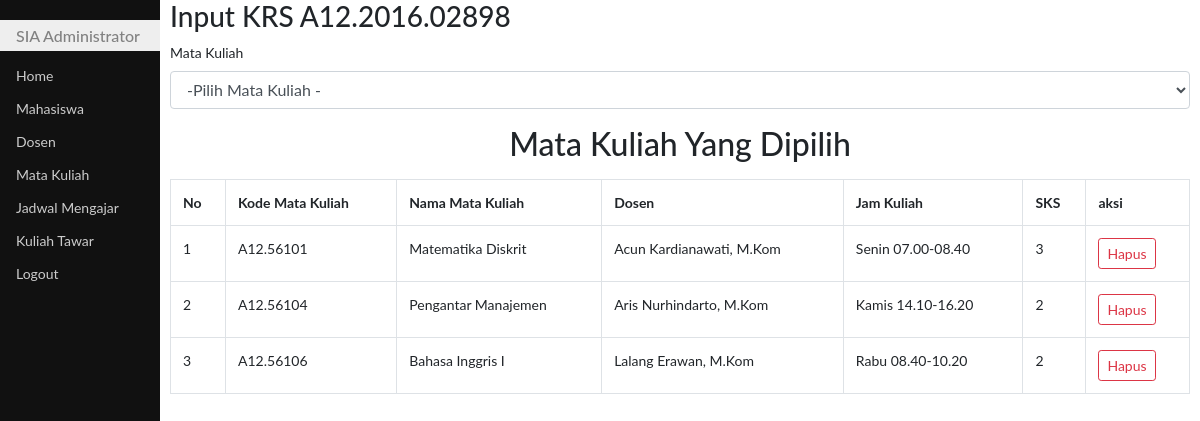
/inputKRS.php?kode=A12.2016.02898, run on the app's committed database.
### tables this page shows
CREATE TABLE `krs` (
  `idKrs` int(10) NOT NULL,
  `nim` char(15) DEFAULT NULL,
  `id_jadwal` int(11) NOT NULL,
  `sks` int(11) NOT NULL
);

CREATE TABLE `matkul` (
  `id` int(11) NOT NULL,
  `idmatkul` char(10) NOT NULL,
  `namamatkul` varchar(50) DEFAULT NULL,
  `sks` int(2) DEFAULT NULL,
  `jns` char(3) DEFAULT NULL,
  `smt` varchar(10) DEFAULT NULL
);

CREATE TABLE `dosen` (
  `npp` char(16) NOT NULL,
  `namadosen` varchar(50) DEFAULT NULL,
  `homebase` char(10) DEFAULT NULL
);

### inputKRS.php (the view, shortened to what this page needs)
<!DOCTYPE html>
<html>
<head>
	<link rel="stylesheet" type="text/css" href="bootstrap4/css/bootstrap.css">
	<link rel="stylesheet" type="text/css" href="css/styleku.css">
	<link rel="stylesheet" href="https://use.fontawesome.com/releases/v5.7.0/css/all.css">
</head>
<body>
	<div class="utama">
		<h3>Input KRS <?php echo $_GET['kode'] ?></h3>
		<form action="sv_krs.php" method="post">
			<div class="form-group">
			<label for="matakuliah">Mata Kuliah</label>
			<select name="matakuliah" id="matkul" class="form-control">
				<option selected disabled>-Pilih Mata Kuliah -</option>
			</select>
	</div>
	<?php
	$kultawar = mysqli_query($GLOBALS["koneksi"], "select krs.idKrs, matkul.idmatkul, matkul.namamatkul, dosen.namadosen, concat(kultawar.hari, ' ', kultawar.jamkul) as jamkuliah, matkul.sks from kultawar, matkul, dosen, krs where kultawar.idmatkul = matkul.id and kultawar.npp = dosen.npp and kultawar.idkultawar = krs.id_jadwal and krs.nim='" . $_GET["kode"] . "'");
	if(mysqli_affected_rows($GLOBALS["koneksi"])){
	?>
	<h2 class="text-center my-3">Mata Kuliah Yang Dipilih</h2>
	<table class="table table-hover table-bordered">
	<tr>
            <th>No</th>
            <th>Kode Mata Kuliah</th>
            <th>Nama Mata Kuliah</th>
            <th>Dosen</th>
            <th>Jam Kuliah</th>
            <th>SKS</th>
            <th>aksi</th>
        </tr>
	<?php
		$i = 1;
			while($data = mysqli_fetch_object($kultawar)){
	?>
			<tr>
                <td><?php echo $i ?></td>
                <td><?php echo $data->idmatkul ?></td>
                <td><?php echo $data->namamatkul ?></td>
                <td><?php echo $data->namadosen ?></td>
                <td><?php echo $data->jamkuliah ?></td>
                <td><?php echo $data->sks ?></td>
				<td>
				<a class="btn btn-outline-danger btn-sm" href="hps_krs.php?kode=<?php echo $data->idKrs ?>&nim=<?php echo $_GET['kode']?>" id="linkHps" onclick="return confirm('Yakin dihapus nih?')">Hapus</a>
				</td>
            </tr>
			<?php
			$i++;
			}
			?>
	</table>
	<?php } ?>
	</form>
	</div>
</body>
</html>

### css/styleku.css (style rules this page uses)
body { font-family: "Lato", sans-serif; }
.menusamping { height: 100%; width: 160px; position: fixed; z-index: 1; top: 0; left: 0; background-color: #111; overflow-x: hidden; padding-top: 20px; }
.menusamping a { padding: 6px 8px 6px 16px; text-decoration: none; font-size: 14px; color: #ccc; display: block; }
.menusamping h1 { padding: 6px 8px 6px 16px; text-decoration: none; font-size: 16px; color: #818181; background-color:#eee; display: block; }
.utama { margin-left: 160px; font-size: 14px; padding: 0px 10px; }

### data on the page
krs: matkul.idmatkul "A12.56101", matkul.namamatkul "Matematika Diskrit", dosen.namadosen "Acun Kardianawati, M.Kom", jamkuliah "Senin 07.00-08.40", matkul.sks "3"
krs: matkul.idmatkul "A12.56104", matkul.namamatkul "Pengantar Manajemen", dosen.namadosen "Aris Nurhindarto, M.Kom", jamkuliah "Kamis 14.10-16.20", matkul.sks "2"
krs: matkul.idmatkul "A12.56106", matkul.namamatkul "Bahasa Inggris I", dosen.namadosen "Lalang Erawan, M.Kom", jamkuliah "Rabu 08.40-10.20", matkul.sks "2"

### other printed values
$_GET['kode'] "A12.2016.02898"
